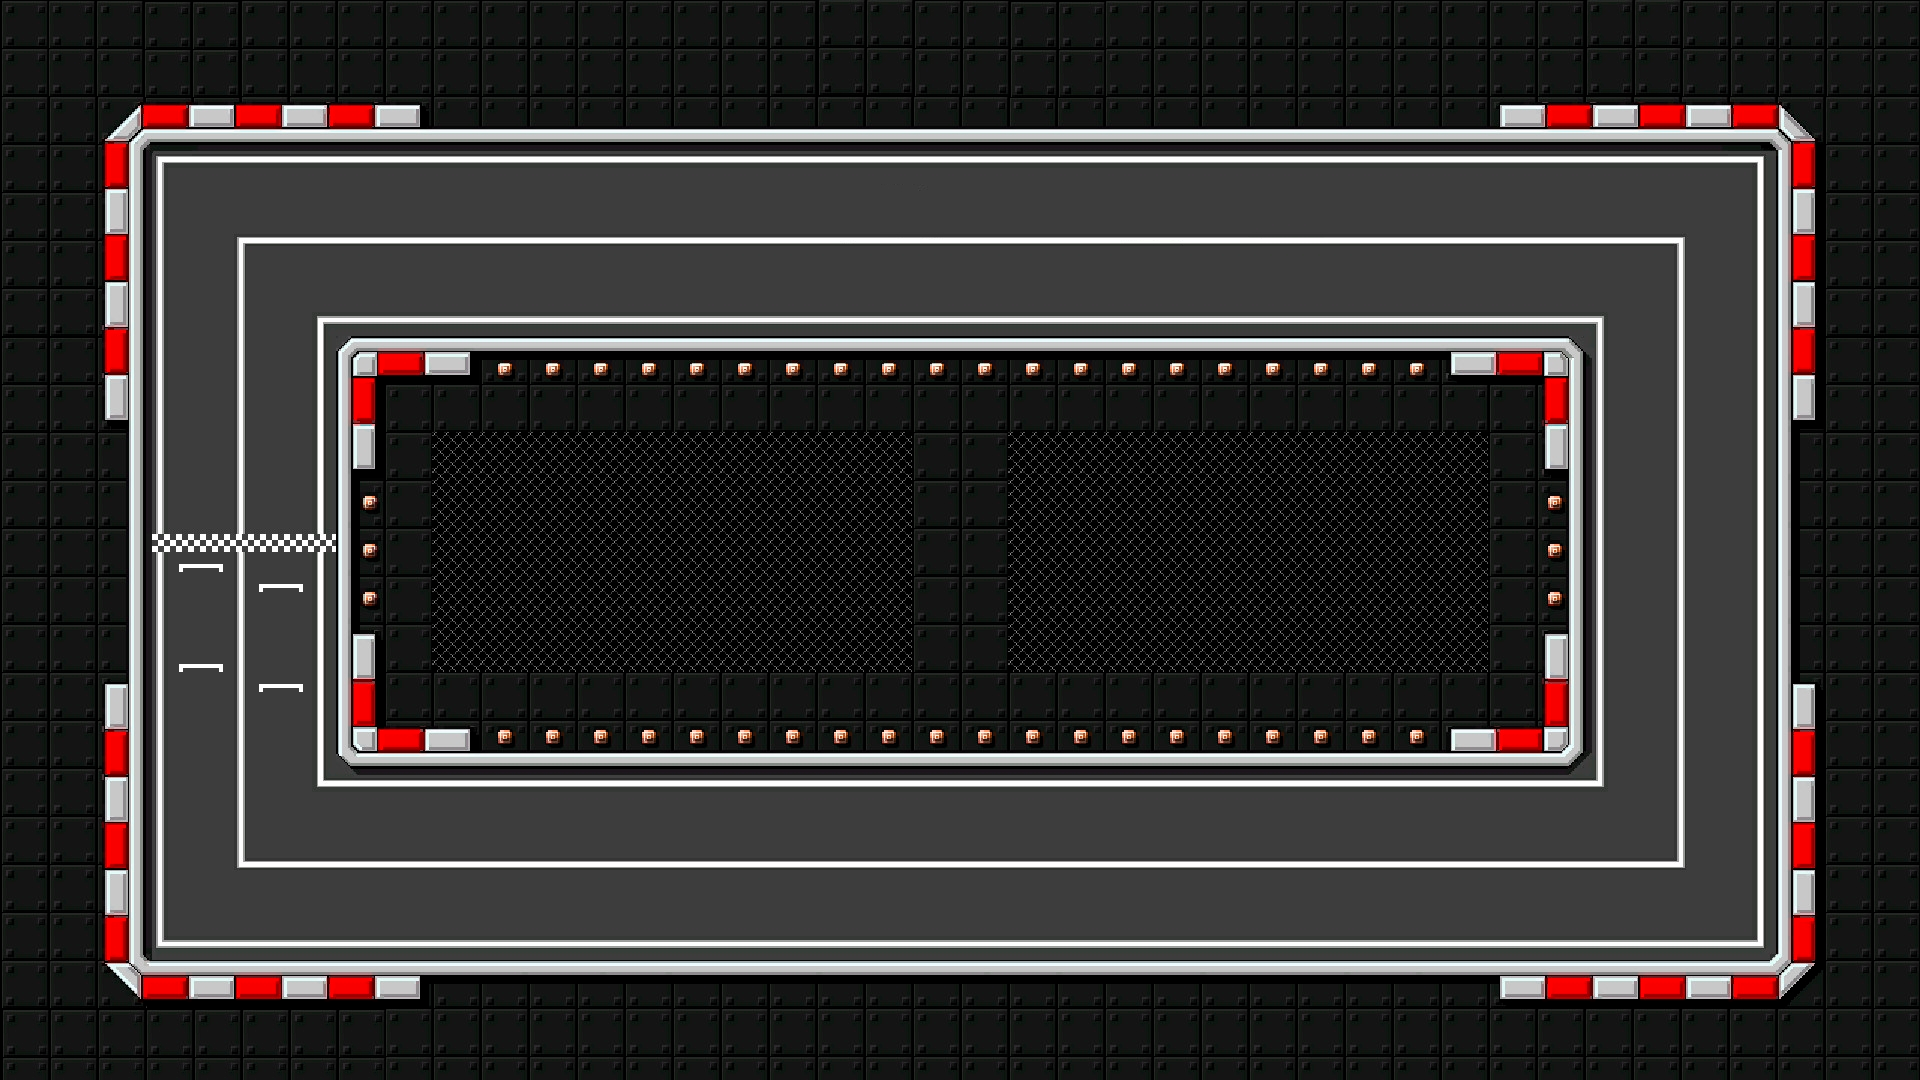

The image is a tile-based game level rendered from a .tmx file. Its description and complete source (layers, tilesets, objects, tile grids) follow:
An orthogonal 1x1 tile map with 1920x1080 px tiles, 1 tile layer (Capa de patrones 1) and 18 objects.

<map version="1.10" tiledversion="1.11.0" orientation="orthogonal" renderorder="right-down" width="1" height="1" tilewidth="1920" tileheight="1080" infinite="0" nextlayerid="5" nextobjectid="40">
 <tileset firstgid="1" source="C1.tsx" />
 <layer id="1" name="Capa de patrones 1" width="1" height="1">
  <data encoding="csv">
1
</data>
 </layer>
 <objectgroup id="2" name="Collisions">
  <object id="2" x="0" y="0" width="1920" height="142" />
  <object id="3" x="0" y="961" width="1920" height="119" />
  <object id="4" x="1778" y="142" width="142" height="819" />
  <object id="5" x="0" y="142" width="143" height="819" />
  <object id="10" x="338" y="338" width="1245" height="428" />
 </objectgroup>
 <objectgroup id="4" name="StartPoints">
  <object id="26" x="201" y="610" width="1" height="1" />
  <object id="27" x="281" y="630" width="1" height="1" />
  <object id="28" x="201" y="710" width="1" height="1" />
  <object id="29" x="281" y="730" width="1" height="1" />
 </objectgroup>
 <objectgroup id="3" name="Route">
  <object id="16" x="143" y="534" width="195" height="18" />
  <object id="31" x="143" y="338" width="195" height="16" />
  <object id="32" x="338" y="142" width="23" height="196" />
  <object id="33" x="1565" y="142" width="18" height="196" />
  <object id="34" x="1583" y="338" width="193" height="18" />
  <object id="35" x="1583" y="750" width="195" height="16" />
  <object id="36" x="1565" y="766" width="18" height="194" />
  <object id="37" x="338" y="766" width="18" height="194" />
  <object id="39" x="144" y="748" width="194" height="18" />
 </objectgroup>
</map>